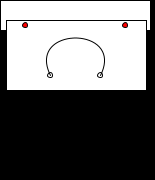
Frame 1 (no input)
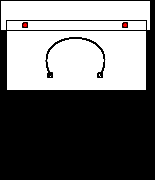
Frame 60 (the mouse pressed at the canvas centre just before this capture)
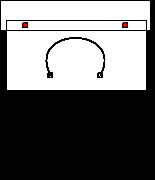
Frame 120 (the mouse held since frame 60 and released just before this capture)

The Processing sketch that drew these frames (run headless with seeded random() and noise(); from frame 60 on, the mouse is pressed at the canvas centre):

// Processing sketch: processing_139889
// ── processing_139889.pde

void setup( )
{
  size(155, 180);
  background(0);
  smooth();
}
void draw()
{
  
  rect(mouseX, mouseY, 150, 30);
  rect(6, 20, 140, 70);

  ellipse(50, 75, 5, 5); 
  ellipse(100, 75, 5, 5);
  fill(255, 0, 0);
  ellipse(25, 25, 5, 5); 
  ellipse(125, 25, 5, 5); 
  noFill();
  stroke(0);
  bezier(50, 75, 25, 25, 125, 25, 100, 75);
  
}
 

  
